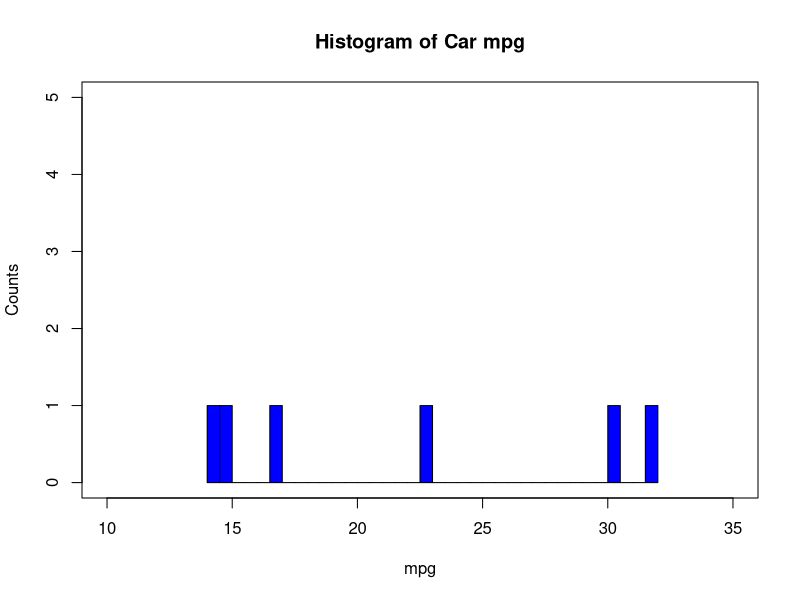
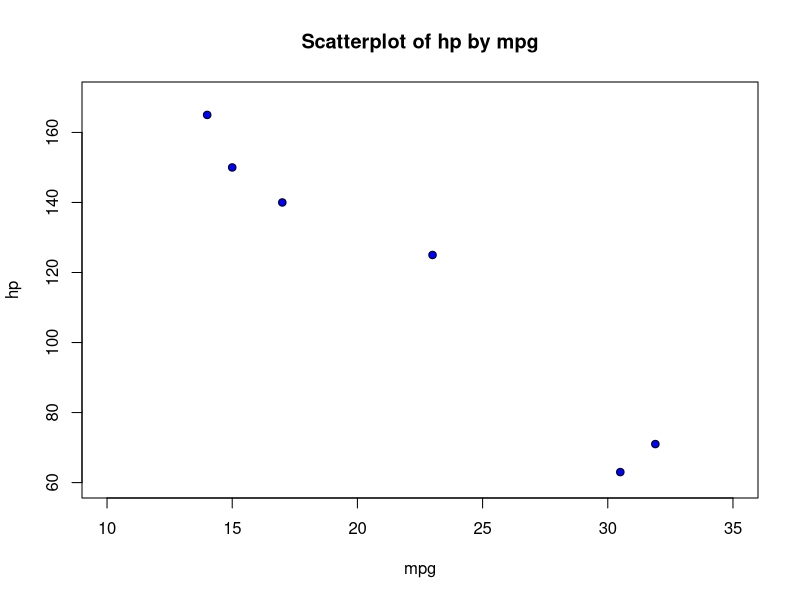

Generate these figures, in order, with R: (Note: this script raises an error after producing the figures.)
# Prepare the data set
mpg <- c(14.0, 31.9,17.0,15.0,30.5,23.0)
cubicinches <- c(350,89,302,400,98,350)
hp <- c(165,71,140,150,63,125)
brand <- c("US","Europe","US","US","US","US")
cars <- data.frame(Name=mpg,Name=cubicinches,Name=hp, Name =brand)
names(cars) <- c("mpg","cubicinches","hp","brand")

# Include some missing values for demonstration purposes
cars[2,2]<-cars[4,4]<-NA

# Replace missing values with constants
cars[2,2] <- 0 
cars[4,4] <- "US"
head(cars)

# Alternatively, replace missing values with mean and mode
cars[2,2] <- mean(na.omit(cars$cubicinches)) # Replace cell(2,2) with mean
our_table <- table(cars$brand) # create a pivot table with counts
our_mode <- names(our_table) [our_table == max(our_table)] # which value occurs the most?
cars[4,4] <- our_mode # Replace cell (4,4) with mode
head(cars)

# Alternatively, replace missing values with random observations
obs_brand <- sample(na.omit(cars$brand),1)
obs_cubicinches <- sample(na.omit(cars$cubicinches),1)
cars[2,2] <- obs_cubicinches
cars[4,4] <- obs_brand
head(cars)

# Create a Histogram
par(mfrow = c(1,1))
hist(cars$mpg, breaks = 30, xlim = c(10,35), col = "blue", border = "black", ylim = c(0,5), xlab = "mpg", ylab = "Counts", main = "Histogram of Car mpg")
box(which = "plot", lty = "solid", col="black")

# Create a Scatter Plot
plot(cars$mpg,cars$hp, xlim = c(10,35), ylim = c(60,170), xlab = "mpg", ylab = "hp", main = "Scatterplot of hp by mpg", type = "p",pch=16,col="blue")
points(cars$mpg, cars$hp, type = "p", col="black")

# Transformations
# min-max normalization
summary(cars$mpg)
mi <- min(cars$mpg)
ma <- max(cars$mpg)
minmax.mpg <- (cars$mpg-mi)/(ma-mi)
minmax.mpg
#Z-score standarization
m <- mean(cars$mpg)
s <-sd(cars$mpg)
z.score <- (cars$mpg-m)/s
z.score
length(cars.mpg)
# Categorical variables
cars$brand_num[cars$brand=="US"] <- 1
cars$brand_num[cars$brand=="Europe"] <- 2
cars$brand_num

# Duplicates
anyDuplicated(cars)
